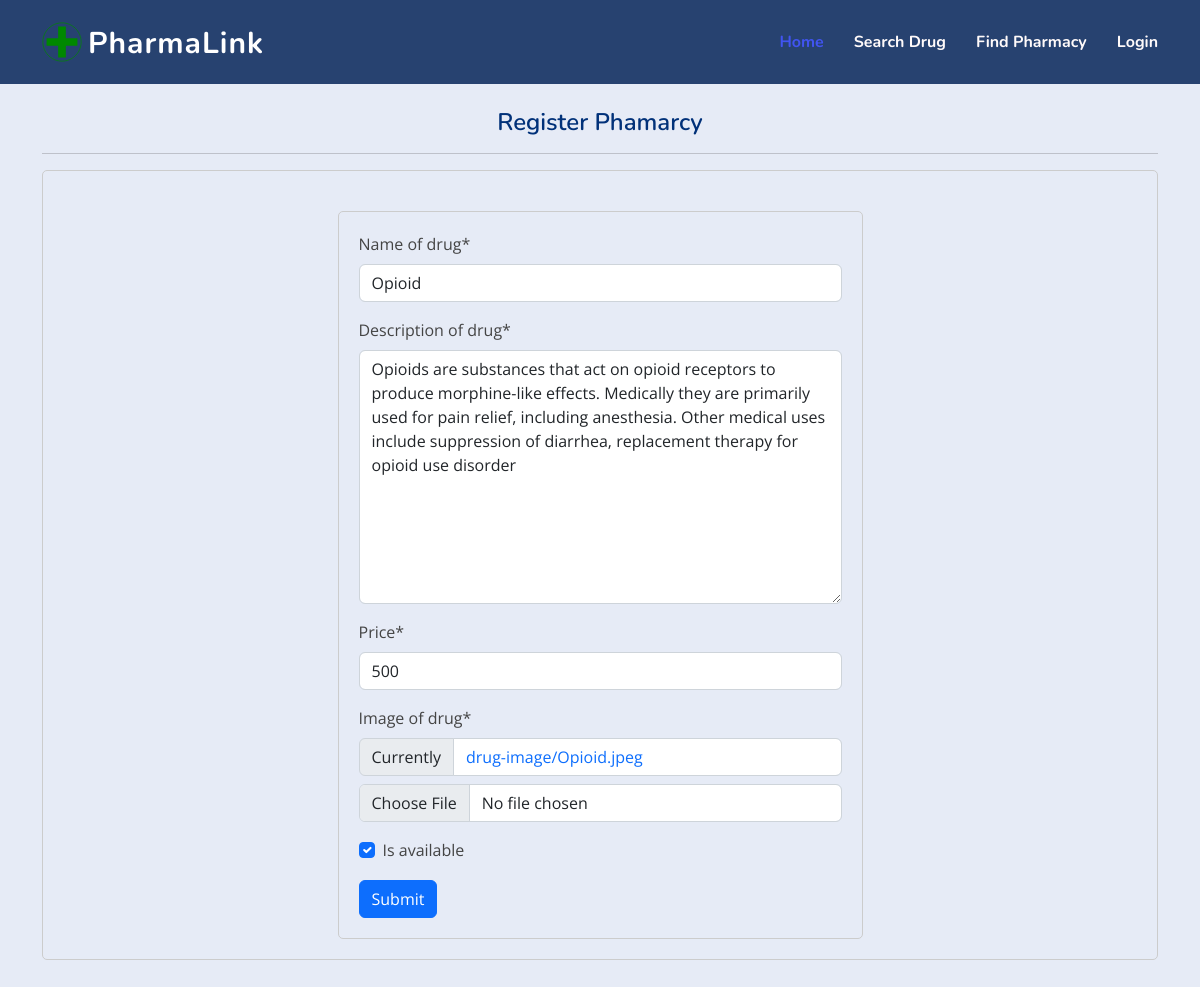
The app's page /drug_edit/8d8e527e-57b6-4b23-9a1c-6de05f65ed81 with its own data.
### base/models.py (models this page shows, shortened)
class Drug(models.Model):
    name_of_drug = models.CharField(max_length=255)
    pharmacy = models.ManyToManyField(Pharmacy)
    description_of_drug = models.TextField()
    price = models.PositiveIntegerField()
    image_of_drug = models.ImageField(upload_to='drug-image')
    is_available = models.BooleanField(default=True)
    id = models.UUIDField(default=uuid.uuid4, primary_key=True)
    class Meta:
        verbose_name = 'Drug'
        verbose_name_plural = 'Drugs'

### base/views.py (the view)
# urls.py: path('drug_edit/<uuid:edit_id>', views.edit , name='base-edit-drug'),
def edit(request, edit_id):
    get_drug = get_object_or_404(Drug, id=edit_id)
    if request.method == "POST":
        form = DrugForm(request.POST, instance=get_drug)
        if form.is_valid():
            pharmacy_id = get_drug.pharmacy.first().id
            return redirect(reverse('base-pharmacy-details', kwargs={'pharmacy_id': pharmacy_id}))
    form = DrugForm(instance=get_drug)
    context = {
        'form': form
    }
    return render(request, 'base/add.html', context)

### base/forms.py
class DrugForm(forms.ModelForm):
    class Meta:
        model = Drug
        exclude = ['id','pharmacy']
        fields = "__all__"

### templates/base/add.html (shortened to what this page needs)
{% load static %}
{% load crispy_forms_tags %}
<!DOCTYPE html>
<html lang="en">
<head>
  <link href="{% static 'vendor/bootstrap/css/bootstrap.min.css' %}" rel="stylesheet">
  <link href="{% static 'vendor/bootstrap-icons/bootstrap-icons.css' %}" rel="stylesheet">
  <link href="{% static 'css/nsnstyle.css' %}" rel="stylesheet">
  <link href="{% static 'css/style.css' %}" rel="stylesheet">
</head>
<body style="background-color:rgba(213, 222, 240, 0.575)">
  {% include "base/base.html" %}
  <br><br>
  <section class="container">
    <h4 style="color: rgb(1, 49, 121); text-align: center; font-weight: 600;">Register Phamarcy</h4>
    <hr>
    <div class="container container-border">
        <div class="row justify-content-center">
            <div class="col-lg-6">
                <form action="" class="form-border" method="POST" enctype="multipart/form-data">
                    <div class="row md-3">
                        {{form|crispy}}
                    </div>
                    <button class="btn btn-primary" > Submit </button>
            </div>
        </div>
    </div>
</body>
</html>

### static/css/nsnstyle.css (style rules this page uses)
h4 { color: rgb(180, 83, 13); }

### static/css/style.css (style rules this page uses)
:root { scroll-behavior: smooth; }
body { font-family: "Open Sans", sans-serif; color: #444444; }
a { text-decoration: none; }
h1, h2, h3, h4, h5, h6 { font-family: "Nunito", sans-serif; }
section { padding: 60px 0; overflow: hidden; }

### templates/base/add.html (style rules this page uses)
.container-border { border: 1px solid #ccc; padding: 20px; border-radius: 5px; }
.form-border { border: 1px solid #ccc; padding: 20px; border-radius: 5px; margin-top: 20px; }

### records on screen
Drug: name_of_drug "Opioid", description_of_drug "Opioids are substances that act on opioid receptors to produce morphine-like effects. Medically they are primarily used for pain relief, including anesthesia. Other medical uses include suppression of diarrhea, replacement therapy for opioid use disorder", price "500", is_available "☑"
